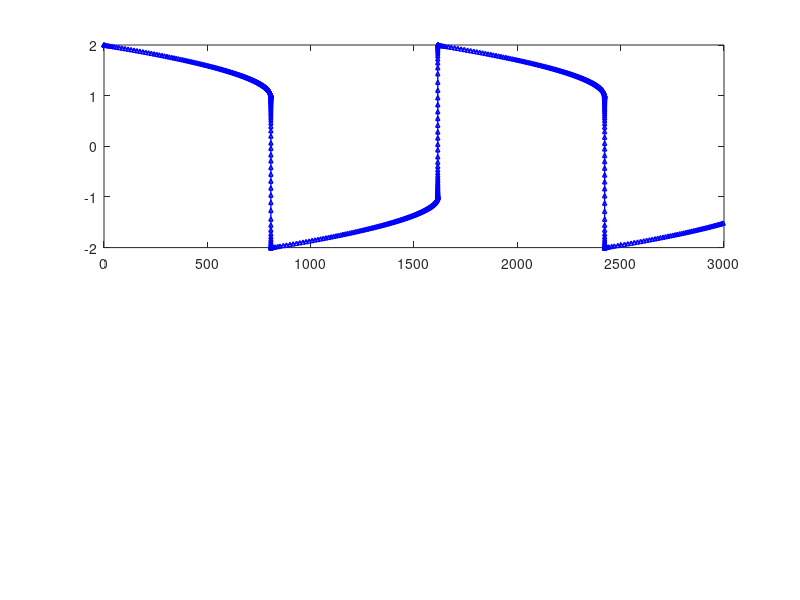

Write the MATLAB code that produced this figure. (Note: this script raises an error after producing the figure.)
clear;
clc;

N = int64(1e6);
time = [];
c1 = [];
c2 = [];
c3 = [];
hAccepted = [];
hRejected = [];
timeStep = [];
tRejected = [];
%ODE System Init
eqNo = 2;
y = zeros(N,eqNo);
% emax = 1e-6;
% emin = 1e-7;
% hmax = 0.2;
% hmin = 1e-7;

facmax = 15;
facmin = 0.5;
safetyFactor = 0.9;
Atol = 1e-6;
Rtol = 1e-3;
% %Damped- unforced oscillator
% e = 0.1;
% w = 10;
% f = {@(x,y) (y(2));
%      @(x,y) -(2*e*w*y(2) + w^2*y(1))};
% y(1,1) = 0.02;
% y(1,2) = 0;
% T = 4.0;
% h = 1e-4;
% x = linspace(0,T,N);

% %Non-stiff Van-der-Pol Oscillator
% mu = 2.0;
% f = {@(x,y) (y(2));
%      @(x,y) (mu*(1.0 - y(1)^2)*y(2) - y(1))};
% y(1,1) = 2.0;
% y(1,2) = 0;
% T = 20;
% h = 1e-3;
% x = linspace(0,T,N);
% 
% Stiff Van-der-Pol Oscillator
mu = 1000;
f = {@(x,y) (y(2));
     @(x,y) mu*(1-y(1)^2)*y(2) - y(1)};
y(1,:) = [2.0,0.0];
T = 3000;
h = 1e-3;
x = linspace(0,T,N);

%Stiff Chemical Kinetics Reaction
% f = {@(x,y) (-0.04*y(1) + 1e4*y(2)*(3));
%     @(x,y) (0.04*y(1) - 1e4*y(2)*y(3) - 3e7*y(2)^2);
%     @(x,y) (3e7*y(2)^2)
%     };
% eqNo = 3;
% y = zeros(N,eqNo);
% y(1,1) = 1;
% y(1,2) = 0;
% y(1,3) = 0;
%y(1,:) = [1.0,0,0];
% T = 10;
% h = 1e-2;
% x = linspace(0,T,N);



%Coefficients for 3rd stage-3rd order Rosenbrock Integration
gamma = 7.88e-1;
alpha = [0.0, 1.0, 1.0];
gammaCoeff = [gamma, -2.11e-1, -1.077e-1];
a = [0,    0, 0;
    1.268, 0, 0;
    1.268, 0, 0];

c = [0,      0,      0;
    -1.6077, 0,      0;
    -3.4641, -1.732, 0];
order = 3;

m = [2.0, 5.7735e-1, 4.2265e-1];
mhat = [2.1132, 1.0, 4.2265e-1];

%---Start Integration------%
i = 2;
t = 0;
while i < N && t < T
    timeStep = [timeStep,double(h)];

    Sol = zeros(eqNo,1);
    betterSol = zeros(eqNo,1);

    J = [0, 1; -2*mu*y(i-1,2)*y(i-1,1), mu*(1 - y(i-1,1)^2)];
%    J = [0,1;-w^2, -2*e*w];
    k = zeros(order,eqNo);
    dx = 1e-5;
    b = zeros(eqNo,1);
    dfdt = zeros(eqNo,1);
    %First Slope computation
    for ii=1:eqNo
        dfdt(ii,1) = (f{ii}(x(i-1)+dx,y(i-1,:)) - f{ii}(x(i-1),y(i-1,:)))/dx;%Maybe replace this by the derivative function in DERIVSUITE 
        b(ii,1) = f{ii}(x(i-1)+alpha(1)*h,y(i-1,:)) + gammaCoeff(1)*h*dfdt(ii,1);
    end
    A = (eye(length(J))/(gamma*h) - J);
    k(1,:) = A\b;
    %Second Slope computation
    for ii=1:eqNo
        b(ii,1) = f{ii}(x(i-1)+alpha(2)*h,y(i-1,:)+a(2,1)*k(1,:)) + gammaCoeff(2)*h*dfdt(ii,1) + (c(2,1)/h)*k(1,ii);
    end
    A = (eye(length(J))/(gamma*h) - J);
    k(2,:) = A\b;
    %Third Slope computation
    for ii=1:eqNo
        b(ii,1) = f{ii}(x(i-1)+alpha(3)*h,y(i-1,:)+a(2,1)*k(1,:)) + gammaCoeff(3)*h*dfdt(ii,1) + (c(3,1)*k(1,ii) + c(3,2)*k(2,ii))/h;
    end
    A = (eye(length(J))/(gamma*h) - J);
    %c3 = [c3, vpa(cond(A))];
    k(3,:) = A\b;
    %---Actual Integration----
    for ii=1:eqNo
        Sol(ii,1) = y(i-1,ii) + dot(m,k(:,ii));
        betterSol(ii,1) = y(i-1,ii) + dot(mhat,k(:,ii));
    end
    %-----Adaptive error analysis-------
    
    sc = Atol*ones(eqNo,1) + max(abs(betterSol(:,1)),abs(y(i-1,:)'))*Rtol;
    
    
    error = sqrt(sum(((betterSol - Sol)./sc).^2)/eqNo);
    
    if isnan(error)
            fprintf("Solution is Diverging! \n");
            break;
    end
    
    hnew = h*min(facmax,max(facmin,safetyFactor*(1.0/error)^(1/(order+1))));
    if error > 1.0
        fprintf("Rejecting solution and reducing step size! \n");
        hRejected = [hRejected, h];
        tRejected = [tRejected, t];
        facmax = 1;
        h = hnew;
    else
        fprintf("Iteration %d, updating solution! \n",i);
        time = [time, t];
        y(i,:) = betterSol;
        t = t + h;
        i = i + 1;
        hAccepted = [hAccepted, h];
        facmax = 10;
        h = hnew;
    end
    if i >= N
        fprintf("Max iterations exceeded! \n");
        break;
    end
end




fprintf("Final time reached, end of integration!\n");

%Exact solution
t = linspace(0,T,N);
exact = y(1,1)*exp(-t).*cos(9.95*t);
figure(2)
subplot(2,1,1);
plot(time,y(1:length(time),1),'b^-','LineWidth',1,'MarkerSize',3);
hold on;
%[t,exact] = ode23s(@vdp,[0 T],[2; 0]);%Check for the value of mu inside @vdp
A = csvread("VDP_Exact.dat");
plot(A(:,1),A(:,2),'r*','MarkerSize',2)%,t,exact(:,2),'^',t,exact(:,3),'*');
title('Solution of van der Pol Equation, \mu = 1000');
 xlabel('Time t');
 ylabel('Solution y_1');
 legend('Numerical', 'Exact/MATLAB');
subplot(2,1,2);
 semilogy(time,hAccepted,'o');
 legend('Accepted');
 hold on;
 semilogy(tRejected,hRejected,'*');
 title('Timesteps- Accepted and rejected')
 xlabel('Iteration');
 ylabel('log(h)');
 legend('Accepted','Rejected');

% %Plotting the condition numbers
% figure(3)
% grid on;
% plot(c1,'ro-');

function dydt = vdp(t,y)
%VDP1000  Evaluate the van der Pol ODEs for mu = 1000.
 
dydt = [y(2); 1000*(1-y(1)^2)*y(2) - y(1)];
end

function dydt = rober(t,y)

    dydt = [(-0.04*y(1) + 1e4*y(2)*(3)); (0.04*y(1) - 1e4*y(2)*y(3) - 3e7*y(2)^2); (3e7*y(2)^2)];

end
